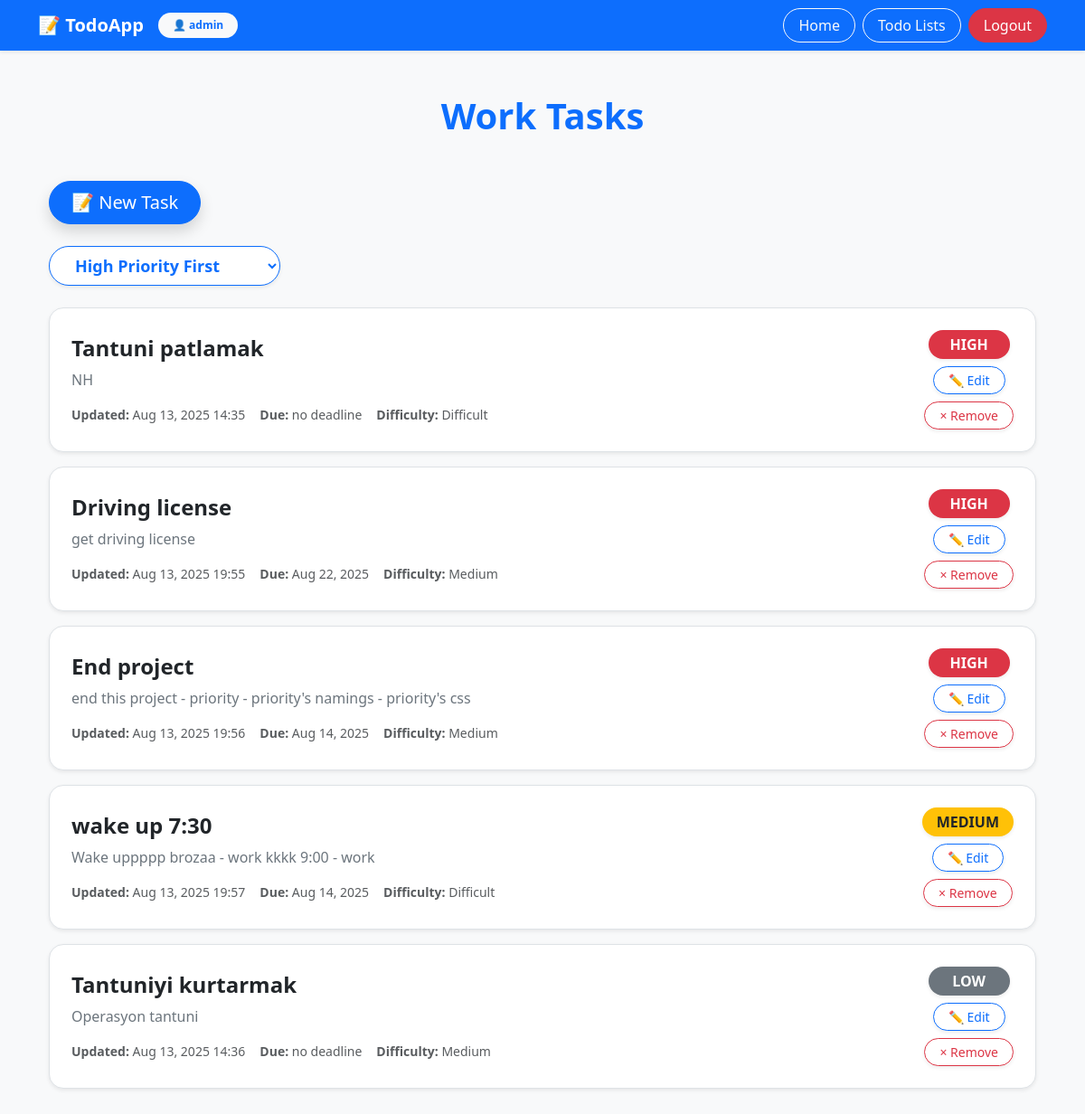
/tasks/my-tasks/6/ (signed in), run on the app's committed database.
### tasks/models.py (models this page shows, shortened)
class List(models.Model): # task list
    user = models.ForeignKey(User, on_delete=models.CASCADE, related_name= 'lists')
    name = models.CharField(max_length=100)

class Task(models.Model):
    PRIORITY_CHOICES = [
        (1, 'Low'),
        (2, 'Medium'),
        (3, 'High'),
    ]
    DIFFICULTY_CHOICES = [
        (1, 'Easy'),
        (2, 'Medium'),
        (3, 'Difficult'),
    ]
    list = models.ForeignKey(List, on_delete=models.CASCADE, related_name = 'tasks')
    title = models.CharField(max_length=30)
    description = models.CharField(max_length=300)
    created_at = models.DateTimeField(auto_now_add = True)
    updated_at = models.DateTimeField(auto_now = True)
    due_date = models.DateTimeField(blank = True, null = True)
    priority = models.IntegerField(choices=PRIORITY_CHOICES, default= 2)
    difficulty = models.IntegerField(choices=DIFFICULTY_CHOICES ,default = 1)

### tasks/views.py (the view)
# urls.py: path('my-tasks/<int:list_id>/', views.task_list, name = "my-task-list"),
@login_required(login_url = 'users:login')
def task_list(request, list_id):
    user = request.user
    order_form = OrderForm()
    order_by = '-priority'
    if request.method == 'POST':
        order_form = OrderForm(request.POST)
        if order_form.is_valid():
            order_by = order_form.cleaned_data['order']
        else:
            pass
    list = List.objects.filter(user = user).get(pk = list_id)
    if order_by == 'due_date': tasks = list.tasks.all().annotate(
        remaining_time = (ExpressionWrapper((F('due_date') - timezone.now()), output_field= fields.DurationField()))
    ).order_by(F('remaining_time').desc(nulls_last = True))
    elif order_by == '-due_date' : tasks = list.tasks.all().annotate(
        remaining_time = (ExpressionWrapper((F('due_date') - timezone.now()), output_field= fields.DurationField()))
    ).order_by(F('remaining_time').asc(nulls_last = True))
    else:
        tasks = list.tasks.all().order_by(order_by)
    return render(request, 'tasks/task_list.html', {"list": list, "tasks": tasks, "order_form": order_form})

### tasks/forms.py
class OrderForm(forms.Form):
    ORDER_CHOICES = [
        ('-priority', 'High Priority First'),
        ('priority', 'Low Priority First'),
        ('difficulty', 'Easy Tasks First'),
        ('-difficulty', 'Hard Tasks First'),
        ('-due_date', 'Upcoming Deadlines'),
        ('due_date', 'Later Deadlines'),
    ]
    order = forms.ChoiceField(choices=ORDER_CHOICES,
    widget = forms.Select(attrs={'class' : 'form-input', 'onchange' : 'this.form.submit();'}))

### tasks/templates/tasks/task_list.html (shortened to what this page needs)
{% extends 'layout.html' %}
{% block content %}
{% load static %}
<link rel = "stylesheet" href = "{% static 'tasks/styles.css' %}"/>
<div class="container max-width-600 mt-5 mb-5">
  <h1 class="page-title mb-5 text-center text-primary fw-bold">{{ list.name }}</h1>
  <div class="text-left mb-4">
    <a href="{% url 'tasks:create-task' list_id=list.pk %}"
       class="btn btn-primary btn-lg shadow rounded-pill px-4">
      📝 New Task
    </a>
  </div>
  <div class="mb-4">
    <form method="post" action="{% url 'tasks:my-task-list' list_id=list.pk %}"
          class="task-sort-form">
          {{ order_form.order.as_widget }}
      </form>
  </div>
  {% if list.tasks.exists %}
    <ul class="list-group border-0">
      {% for task in tasks.all %}
      <li class="list-group-item d-flex flex-column flex-md-row justify-content-between align-items-start align-items-md-center gap-3 p-4 mb-3 rounded-4 border shadow-sm bg-white">
        {% if editing_task_id and editing_task_id == task.id %}
          <form method="post" action="{% url 'tasks:edit-task' list.id task.id %}" class="w-100">
            {% csrf_token %}
            {{ form.as_p }}
            <div class="mt-3 d-flex gap-2">
              <button type="submit" class="btn btn-success btn-sm shadow-sm rounded-pill px-3">💾 Save</button>
              <a href="{% url 'tasks:my-task-list' list.id %}" class="btn btn-outline-secondary btn-sm rounded-pill px-3">Cancel</a>
            </div>
          </form>
        {% else %}
          <div class="flex-grow-1">
            <h4 class="mb-2 text-truncate fw-semibold text-dark">{{ task.title }}</h4>
            <p class="mb-3 text-secondary">{{ task.description }}</p>
            <div class="small text-muted d-flex flex-wrap gap-3">
              <div><strong>Updated:</strong> {{ task.updated_at|date:"M d, Y H:i" }}</div>
              <div><strong>Due:</strong> {% if not task.due_date %} no deadline {% else %}{{ task.due_date|date:"M d, Y" }} {% endif %}</div>
              <div><strong>Difficulty:</strong> {{ task.get_difficulty_display }}</div>
            </div>
          </div>
          <div class="d-flex flex-column align-items-center gap-2">
            <span class="badge fs-6 px-3 py-2 text-uppercase shadow-sm rounded-pill
              {% if task.get_priority_display == 'High' %}bg-danger
              {% elif task.get_priority_display == 'Medium' %}bg-warning text-dark
              {% else %}bg-secondary
              {% endif %}"
              style="min-width: 90px;">
              {{ task.get_priority_display }}
            </span>
            <a href="{% url 'tasks:edit-task' list_id=list.id task_id=task.id %}?edit=1"
               class="btn btn-outline-primary btn-sm shadow-sm rounded-pill px-3">
              ✏️ Edit
            </a>
            <form method="post" action="{% url 'tasks:remove-task' list_id=list.id task_id=task.id %}">
              <button type="submit" class="btn btn-outline-danger btn-sm shadow-sm rounded-pill px-3">
                &times; Remove
              </button>
            </form>
          </div>
        {% endif %}
      </li>
      {% endfor %}
    </ul>
  {% else %}
    <p class="text-center text-muted fs-5 mt-5">No tasks in this list yet.</p>
  {% endif %}
</div>
{% endblock %}

### templates/layout.html (shortened to what this page needs)
{% load static %}
<!DOCTYPE html>
<html lang="en">
<head>
    <link href="https://cdn.jsdelivr.net/npm/bootstrap@5.3.3/dist/css/bootstrap.min.css" rel="stylesheet">
</head>
<body class="bg-light">
<nav class="navbar navbar-expand-lg navbar-dark bg-primary shadow-sm mb-4">
  <div class="container d-flex justify-content-between align-items-center">
    <div class="d-flex align-items-center">
      <a class="navbar-brand fw-bold text-white me-3" href="{% url 'homepage' %}">
        📝 TodoApp
      </a>
      {% if user.is_authenticated %}
        <span class="badge rounded-pill bg-light text-primary fw-semibold px-3 py-2">
          👤 {{ user.username }}
        </span>
      {% endif %}
    </div>
    <div class="d-flex gap-2">
      <a class="btn btn{% if active_page != 'homepage' %}-outline{% endif %}-light rounded-pill px-3" href="{% url 'homepage' %}">Home</a>
      <a class="btn btn{% if active_page != 'my-task-lists' %}-outline{% endif %}-light rounded-pill px-3" href="{% url 'tasks:my-task-lists' %}">Todo Lists</a>
      {% if not user.is_authenticated %}
        <a class="btn btn-warning text-dark rounded-pill px-3" href="{% url 'users:login' %}">Login</a>
      {% else %}
        <a class="btn btn-danger rounded-pill px-3" href="{% url 'users:logout' %}">Logout</a>
      {% endif %}
    </div>
  </div>
</nav>
<div class="container">
  {% block content %}
  {% endblock %}
</div>
</body>
</html>

### tasks/static/tasks/styles.css (style rules this page uses)
.list-group { border-radius: 1rem; }
.task-sort-form { display: flex; justify-content: flex-start; gap: 0.5rem; margin-bottom: 1.5rem; }
.task-sort-form select { font-size: 1.125rem; font-weight: 600; color: #0d6efd; background-color: #ffffff; border: 1px solid #0d6efd; border-radius: 50px; padding: 0.5rem 1.5rem; min-width: 220px; max-width: 320px; box-shadow: 0 0.125rem 0.25rem rgba(0, 0, 0, 0.075); transition: border-color 0.2s, box-shadow 0.2s; }

### data on the page
List: name "Work Tasks"
Task: title "Tantuni patlamak", description "NH", updated_at "Aug 13, 2025 14:35", shows "no deadline", difficulty "Difficult", priority "HIGH"
Task: title "Driving license", description "get driving license", updated_at "Aug 13, 2025 19:55", due_date "Aug 22, 2025", difficulty "Medium", priority "HIGH"
Task: title "End project", description "end this project - priority - priority's namings - priority's css", updated_at "Aug 13, 2025 19:56", due_date "Aug 14, 2025", difficulty "Medium", priority "HIGH"
Task: title "wake up 7:30", description "Wake uppppp brozaa - work kkkk 9:00 - work", updated_at "Aug 13, 2025 19:57", due_date "Aug 14, 2025", difficulty "Difficult", priority "MEDIUM"
Task: title "Tantuniyi kurtarmak", description "Operasyon tantuni", updated_at "Aug 13, 2025 14:36", shows "no deadline", difficulty "Medium", priority "LOW"

### other printed values
{{ user.username }} "admin"
